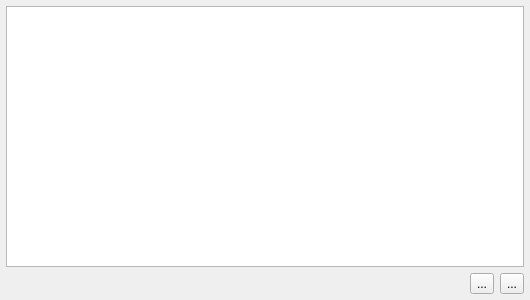
<ui version="4.0" >
 <class>IngredientPage</class>
 <widget class="QWidget" name="IngredientPage" >
  <property name="geometry" >
   <rect>
    <x>0</x>
    <y>0</y>
    <width>530</width>
    <height>300</height>
   </rect>
  </property>
  <property name="windowTitle" >
   <string>Form</string>
  </property>
  <layout class="QVBoxLayout" >
   <property name="spacing" >
    <number>6</number>
   </property>
   <property name="margin" >
    <number>6</number>
   </property>
   <item>
    <widget class="IngredientView" name="view" >
     <property name="selectionMode" >
      <enum>QAbstractItemView::SingleSelection</enum>
     </property>
     <property name="selectionBehavior" >
      <enum>QAbstractItemView::SelectRows</enum>
     </property>
    </widget>
   </item>
   <item>
    <layout class="QHBoxLayout" >
     <property name="spacing" >
      <number>6</number>
     </property>
     <property name="margin" >
      <number>0</number>
     </property>
     <item>
      <spacer>
       <property name="orientation" >
        <enum>Qt::Horizontal</enum>
       </property>
       <property name="sizeHint" >
        <size>
         <width>40</width>
         <height>20</height>
        </size>
       </property>
      </spacer>
     </item>
     <item>
      <widget class="QToolButton" name="addbutton" >
       <property name="toolTip" >
        <string>Add ingredient</string>
       </property>
       <property name="whatsThis" >
        <string>Use this button to add a new ingredient to the recipe</string>
       </property>
       <property name="text" >
        <string>...</string>
       </property>
       <property name="icon" >
        <iconset resource="../qbrew.qrc" >:/pics/icons/plus.png</iconset>
       </property>
      </widget>
     </item>
     <item>
      <widget class="QToolButton" name="removebutton" >
       <property name="toolTip" >
        <string>Remove ingredient</string>
       </property>
       <property name="whatsThis" >
        <string>Use this button to remove the currently selected ingredient</string>
       </property>
       <property name="text" >
        <string>...</string>
       </property>
       <property name="icon" >
        <iconset resource="../qbrew.qrc" >:/pics/icons/minus.png</iconset>
       </property>
      </widget>
     </item>
    </layout>
   </item>
  </layout>
 </widget>
 <customwidgets>
  <customwidget>
   <class>IngredientView</class>
   <extends>QTableView</extends>
   <header>ingredientview.h</header>
  </customwidget>
 </customwidgets>
 <tabstops>
  <tabstop>view</tabstop>
 </tabstops>
 <resources>
  <include location="../qbrew.qrc" />
 </resources>
 <connections/>
</ui>
